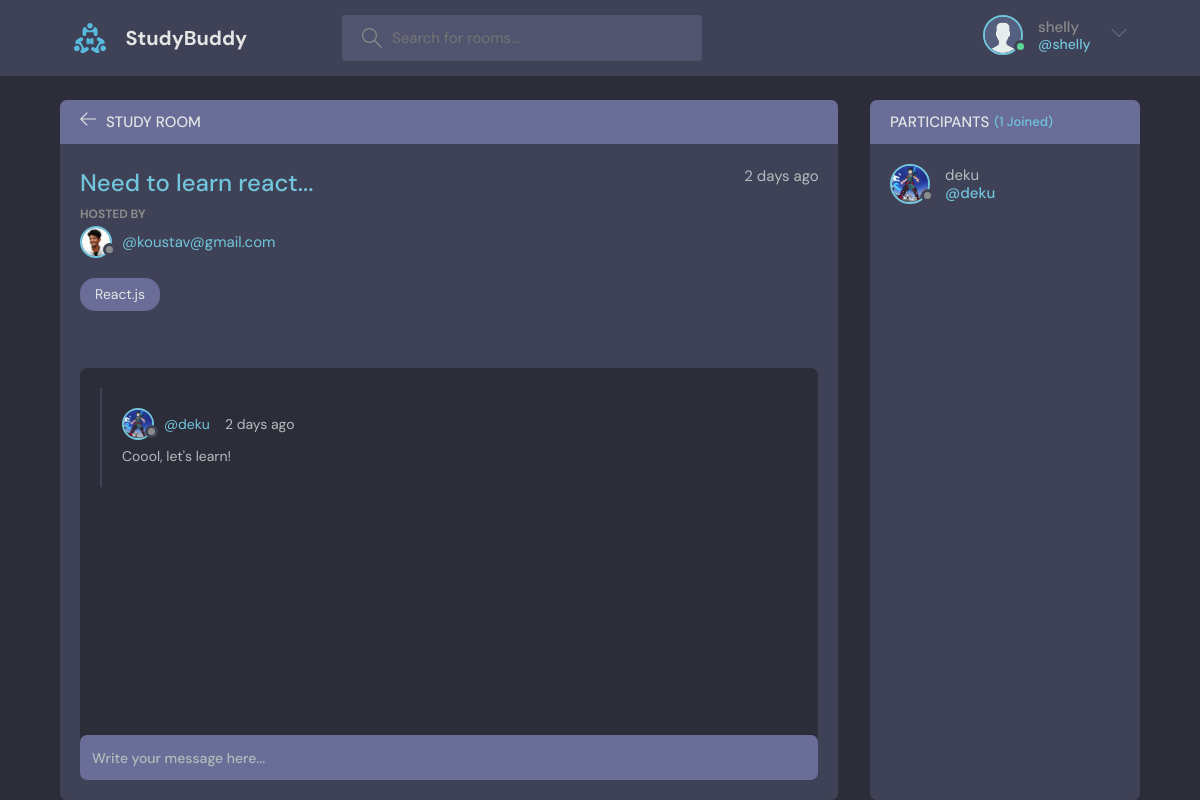
Screenshot of /room/1/ (signed in) with the database file from the repository.
### base/models.py (models this page shows, shortened)
class User(AbstractUser):
    name = models.CharField(max_length=200, null=True)
    username = models.CharField(max_length=50, null=False, unique=True)
    email = models.EmailField(unique=True, null=True)
    bio = models.TextField(null=True, blank=True)
    avatar = models.ImageField(null=True, default="avatar.svg")
    USERNAME_FIELD = 'email'
    REQUIRED_FIELDS = []

class Room(models.Model):
    host = models.ForeignKey(User, on_delete=models.SET_NULL, null=True)
    topic = models.ForeignKey(Topic, on_delete=models.SET_NULL, null=True)
    '''
    NOTE:
    a topic can have multiple rooms, but a room will only have a single topic.
    if a topic is deleted, we want it to be null. Thus we've used models.SET_NULL.
    So while using models.SET_NULL, we need to add the null=True in code so that the db allows it.
    '''
    '''
    NOTE:
    As we've added the Topic class code above this Room class, we added the Topic name in the .ForeignKey() method
    without any quotes.
    If we had written the same Topic class code beneath the Room class, we had to quote the
    Topic inside the .ForeignKey() method.
    '''
    name = models.CharField(max_length=200)
    description = models.TextField(null=True, blank=True)
    participants = models.ManyToManyField(User, related_name='participants', blank=True)
    updated = models.DateTimeField(auto_now=True)  # this will take a snap of the time whenever this model/table was updated.
    created = models.DateTimeField(auto_now_add=True)
    class Meta:
        ordering = ['-updated', '-created']

class Topic(models.Model):
    name = models.CharField(max_length=200)
    def __str__(self) -> str:
        return self.name

class Message(models.Model):
    user = models.ForeignKey(User, on_delete=models.CASCADE)
    room = models.ForeignKey(Room, on_delete=models.CASCADE)
    '''
    NOTE:
    here we've created a one=to-many relationship. Where a single Room can have multiple messages.
    For that we need to use this .ForeignKey() method to specify, that Room is the parent model, and
    this mdoel, Message, will show its messages.
    on_delete = models.CASCADE, means that all the messages will be deleted if the parent class(Room) has
    been deleted.
    '''
    body = models.TextField()
    updated = models.DateTimeField(auto_now=True)
    created = models.DateTimeField(auto_now_add=True)
    class Meta:
        ordering = ['-updated', '-created']
    '''
    NOTE:
    when we're adding values, we want to see the newest one as the first one. And for that we made this class.
    we're ordering them by specifying the updated and created in the list. And based on the first item of the list
    ordering will be prioritized. So if we want to see the oldest one as first, we can keep created as first element.

    In the list we've wrote them names with a '-' in front of them.. it makes the order reverse.
    '''

### base/views.py (the view, shortened to what this page needs)
# urls.py: path('room/<str:pk>/', views.room, name='room'),
@login_required(login_url="login")
def room(request, pk):
    room = Room.objects.get(id=pk)
    room_messages = room.message_set.all()
    '''
    NOTE:
    message_set.all() --- in django, we can query child objects from a child model. So here the parent class is the Room model
    and Message model is child class, and while querying from a child class, we put the class name in lower(message/ not Message).
    And message_set.all() means, give us all the set of messages related to this room.

    '''
    participants = room.participants.all()
    context = {'room': room, 'room_messages': room_messages, 'participants': participants}
    return render(request, 'base/room.html', context)

### base/templates/base/room.html (shortened to what this page needs)
{% extends 'main.html' %}
{% block content %}
    <main class="profile-page layout layout--2">
      <div class="container">
        <div class="room">
          <div class="room__top">
            <div class="room__topLeft">
              <a href="{% url 'home' %}">
                <svg version="1.1" xmlns="http://www.w3.org/2000/svg" width="32" height="32" viewBox="0 0 32 32">
                  <title>arrow-left</title>
                  <path
                    d="M13.723 2.286l-13.723 13.714 13.719 13.714 1.616-1.611-10.96-10.96h27.625v-2.286h-27.625l10.965-10.965-1.616-1.607z"
                  ></path>
                </svg>
              </a>
              <h3>Study Room</h3>
            </div>
          </div>
          <div class="room__box scroll">
            <div class="room__header scroll">
              <div class="room__info">
                <h3>{{room.name}}</h3>
                <span>{{room.created|timesince}} ago</span>
              </div>
              <div class="room__hosted">
                <p>Hosted By</p>
                <a href="{% url 'user-profile' room.host.id %}" class="room__author">
                  <div class="avatar avatar--small">
                    <img src="{{room.host.avatar.url}}" />
                  </div>
                  <span>@{{room.host}}</span>
                </a>
              </div>
              <span class="room__topics">{{room.topic}}</span>
            </div>
            <div class="room__conversation">
              <div class="threads scroll">
                {% for message in room_messages %}
                <div class="thread">
                  <div class="thread__top">
                    <div class="thread__author">
                      <a href="{% url 'user-profile' message.user.id %}" class="thread__authorInfo">
                        <div class="avatar avatar--small">
                          <img src="{{message.user.avatar.url}}" />
                        </div>
                        <span>@{{message.user.username}}</span>
                      </a>
                      <span class="thread__date">{{message.created|timesince}} ago</span>
                    </div>
                  </div>
                  <div class="thread__details">
                    {{message.body}}
                  </div>
                </div>
                {% endfor %}
              </div>
            </div>
          </div>
          <div class="room__message">
            <form action="" method="POST">
              <input name="body" placeholder="Write your message here..." /></form>
          </div>
        </div>
        <div class="participants">
          <h3 class="participants__top">Participants <span>({{participants.count}} Joined)</span></h3>
          <div class="participants__list scroll">
            {% for user in participants %}
            <a href="{% url 'user-profile' user.id %}" class="participant">
              <div class="avatar avatar--medium">
                <img src="{{user.avatar.url}}" />
              </div>
              <p>
                {{user.username}}
                <span>@{{user.username}}</span>
              </p>
            </a>
            {% endfor %}
          </div>
        </div>
      </div>
    </main>
{% endblock content %}

### templates/navbar.html (shortened to what this page needs)
{% load static %}
<header class="header header--loggedIn">
    <div class="container">
      <a href="{% url 'home' %}" class="header__logo">
        <img src="{% static 'images/logo.svg' %}" />
        <h1>StudyBuddy</h1>
      </a>
      <form class="header__search" method="GET" action="{% url 'home' %}">
        <label>
          <input name="q" placeholder="Search for rooms..." />
        </label>
      </form>
      <nav class="header__menu">
        {% if request.user.is_authenticated %}
        <div class="header__user">
          <a href="{% url 'user-profile' request.user.id %}">
            <div class="avatar avatar--medium active">
              <img src="{{request.user.avatar.url}}" />
            </div>
            <p>{{request.user.username}} <span>@{{request.user.username}}</span></p>
          </a>
          <button class="dropdown-button">
            <svg version="1.1" xmlns="http://www.w3.org/2000/svg" width="32" height="32" viewBox="0 0 32 32">
              <title>chevron-down</title>
              <path d="M16 21l-13-13h-3l16 16 16-16h-3l-13 13z"></path>
            </svg>
          </button>
        </div>
        {% else %}
        <a href="{% url 'login' %}">
          <img src="{% static 'images/avatar.svg' %}" />
          <p>Login</p>
        </a>
        {% endif %}
      </nav>
    </div>
  </header>

### rows the page displays
User: user.avatar (placeholder picture), user.username "shelly"
Room: name "Need to learn react...", created "2 days", host.avatar (picture), host "koustav@gmail.com", topic "React.js"
Message: user.avatar (picture), user.username "deku", created "2 days", body "Coool, let's learn!"
User: avatar (picture), username "deku"

### other values shown
{{ participants.count }} "1"
